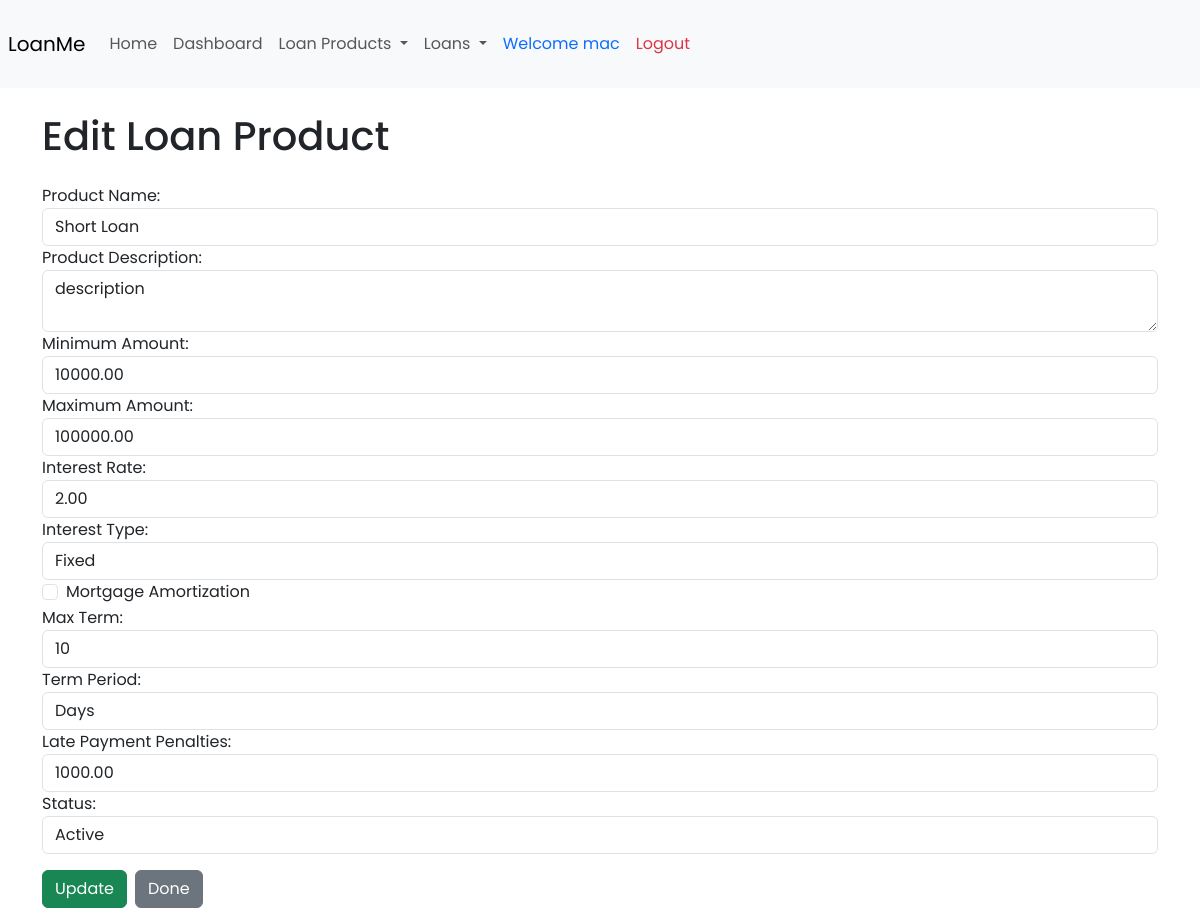
Screenshot of /loan-products/edit/1/ (signed in) with the database file from the repository.
### loan_products/models.py (models this page shows)
class LoanProduct(models.Model):
    INTEREST_TYPE_CHOICES = [
        ('fixed', 'Fixed'),
        ('variable', 'Variable'),
    ]
    TERM_PERIOD_CHOICES = [
        ('days', 'Days'),
        ('weeks', 'Weeks'),
        ('months', 'Months'),
        ('years', 'Years'),
    ]
    STATUS_CHOICES = [
        ('active', 'Active'),
        ('inactive', 'Inactive'),
    ]
    id = models.AutoField(primary_key=True)
    product_name = models.CharField(max_length=100)
    product_description = models.TextField()
    minimum_amount = models.DecimalField(max_digits=12, decimal_places=2, default=0)
    maximum_amount = models.DecimalField(max_digits=12, decimal_places=2, default=0)
    interest_rate_per_year = models.DecimalField(max_digits=5, decimal_places=2, default=0)
    interest_type = models.CharField(max_length=10, choices=INTEREST_TYPE_CHOICES, default='fixed')
    max_term = models.IntegerField(default=0)
    term_period = models.CharField(max_length=10, choices=TERM_PERIOD_CHOICES, default='months')
    late_payment_penalties = models.DecimalField(max_digits=12, decimal_places=2, default=0)
    status = models.CharField(max_length=10, choices=STATUS_CHOICES, default='active')
    class Meta:
        db_table = "loan_product"

### loan_products/views.py (the view)
# urls.py: path('loan-products/edit/<int:id>/', views.edit, name='edit_loan_product'), # six page (Update data page)
@login_required(login_url='/login/')
def edit(request, id):
    loan_product = get_object_or_404(LoanProduct, id=id)
    if request.method == "POST":
        form = LoanProductForm(request.POST, instance=loan_product)
        if form.is_valid():
            try:
                form.save()
                messages.success(request, "Loan product updated successfully.")
                return redirect("/loan-products/")
            except Exception as e:
                messages.error(request, f"An error occurred: {e}")
    else:
        form = LoanProductForm(instance=loan_product)
    return render(request, 'edit.html', {'loan_product': loan_product, 'form': form})

### loan_products/forms.py
class LoanProductForm(forms.ModelForm):
    class Meta:
        model = LoanProduct
        fields = "__all__"

### loan_products/templates/edit.html (shortened to what this page needs)
{% extends 'layout.html' %}
{% block content %}
  <div class="row mb-3">
    <div class="col">
      <h1>Edit Loan Product</h1>
    </div>
  </div>
  <form method="post" action="{% url 'edit_loan_product' loan_product.id %}">
    <div class="form-group">
      <label for="id_product_name">Product Name:</label>
      <input type="text" name="product_name" id="id_product_name" class="form-control" value="{{ loan_product.product_name }}" required>
    </div>
    <div class="form-group">
      <label for="id_product_description">Product Description:</label>
      <textarea name="product_description" id="id_product_description" class="form-control" required>{{ loan_product.product_description }}</textarea>
    </div>
    <div class="form-group">
      <label for="id_minimum_amount">Minimum Amount:</label>
      <input type="number" name="minimum_amount" id="id_minimum_amount" class="form-control" value="{{ loan_product.minimum_amount }}" required>
    </div>
    <div class="form-group">
      <label for="id_maximum_amount">Maximum Amount:</label>
      <input type="number" name="maximum_amount" id="id_maximum_amount" class="form-control" value="{{ loan_product.maximum_amount }}" required>
    </div>
    <div class="form-group">
      <label for="id_interest_rate_per_year">Interest Rate:</label>
      <input type="number" name="interest_rate_per_year" id="id_interest_rate_per_year" class="form-control" value="{{ loan_product.interest_rate_per_year }}" required>
    </div>
    <div class="form-group">
      <label for="id_interest_type">Interest Type:</label>
      <select name="interest_type" id="id_interest_type" class="form-control" required>
        <option value="fixed" {% if loan_product.interest_type == 'fixed' %}selected{% endif %}>Fixed</option>
      </select>
    </div>
    <div class="form-check">
      <input type="checkbox" name="mortgage_amortization" id="id_mortgage_amortization" class="form-check-input" {% if loan_product.mortgage_amortization %}checked{% endif %}>
      <label for="id_mortgage_amortization" class="form-check-label">Mortgage Amortization</label>
    </div>
    <div class="form-group">
      <label for="id_max_term">Max Term:</label>
      <input type="number" name="max_term" id="id_max_term" class="form-control" value="{{ loan_product.max_term }}" required>
    </div>
    <div class="form-group">
      <label for="id_term_period">Term Period:</label>
      <select name="term_period" id="id_term_period" class="form-control" required>
        <option value="days" {% if loan_product.term_period == 'days' %}selected{% endif %}>Days</option>
      </select>
    </div>
    <div class="form-group">
      <label for="id_late_payment_penalties">Late Payment Penalties:</label>
      <input type="text" name="late_payment_penalties" id="id_late_payment_penalties" class="form-control" value="{{ loan_product.late_payment_penalties }}" required>
    </div>
    <div class="form-group">
      <label for="id_status">Status:</label>
      <select name="status" id="id_status" class="form-control" required>
        <option value="active" {% if loan_product.status == 'active' %}selected{% endif %}>Active</option>
      </select>
    </div>
    <div class="d-flex my-3 gap-2">
      <button type="submit" class="btn btn-success mr-2">Update</button>
      <a class="btn btn-secondary" href="{% url 'loan_products' %}">Done</a>
    </div>
  </form>
{% endblock %}

### loan_products/templates/layout.html (shortened to what this page needs)
<!DOCTYPE html>
<html lang="en">
<head>
    {% load bootstrap5 %}
    {% bootstrap_css %}
</head>
<body>
  <nav class="navbar navbar-expand-lg navbar-light bg-light mx-auto px-2 py-4">
    <a class="navbar-brand" href="#">LoanMe</a>
    <div class="collapse navbar-collapse w-100" id="navbarNav">
        <ul class="navbar-nav">
            <li class="nav-item active">
                <a class="nav-link"  class="nav-link text-primary" href="{% url 'home' %}">Home</a>
            </li>
            {% if user.is_authenticated %}
            <li class="nav-item">
              <a  class="nav-link " href="{% url 'dashboard' %}">Dashboard</a>
            </li>
            {% endif %}
            {% if user.is_authenticated %}
            <li class="nav-item dropdown">
                <a class="nav-link dropdown-toggle" href="#" id="navbarDropdown" role="button" data-bs-toggle="dropdown" aria-expanded="false">
                    Loan Products
                </a>
            </li>
            <li class="nav-item dropdown">
                <a class="nav-link dropdown-toggle" href="#" id="navbarDropdown" role="button" data-bs-toggle="dropdown" aria-expanded="false">
                    Loans
                </a>
            </li>
            <li class="nav-item text-primary">
                <a href="#" class="nav-link text-primary">
                    Welcome {{ request.user }}
                </a>
            </li>
            <li class="nav-item">
                <a class="nav-link text-danger" href="{% url 'logout' %}">Logout</a>
            </li>
            {% else %}
            <li class="nav-item">
                <a class="nav-link text-success" href="{% url 'login' %}">Login</a>
            </li>
            {% endif %}
        </ul>
    </div>
</nav>
<div class="container mt-4">
    {% block content %}{% endblock %}
</div>
</body>
</html>

### loan_products/templates/layout.html (style rules this page uses)
body { font-family: 'Poppins', sans-serif; }

### rows the page displays
LoanProduct: product_name "Short Loan", product_description "description", minimum_amount "10000.00", maximum_amount "100000.00", interest_rate_per_year "2.00", interest_type "Fixed", max_term "10", term_period "Days", late_payment_penalties "1000.00", status "Active"

### other values shown
{{ request.user }} "mac"
